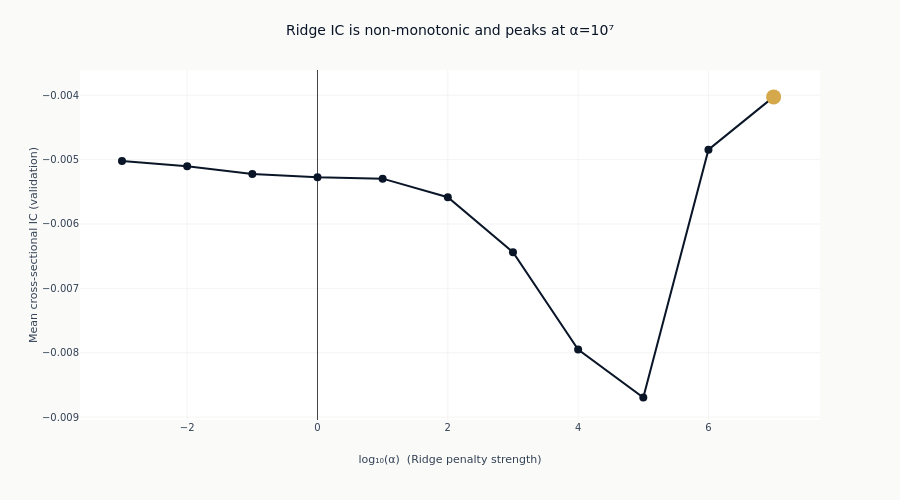

Here is the notebook cell this chart was saved with:
### Code cell
_ridge_steps = np.diff(_ridge_ic)
if np.all(_ridge_steps >= 0):
    _ridge_title = (
        f"Ridge IC rises with shrinkage and peaks at α=10{str(_peak_exp).translate(_SUP)}"
    )
elif np.all(_ridge_steps <= 0):
    _ridge_title = (
        f"Ridge IC falls with shrinkage and peaks at α=10{str(_peak_exp).translate(_SUP)}"
    )
else:
    _ridge_title = f"Ridge IC is non-monotonic and peaks at α=10{str(_peak_exp).translate(_SUP)}"
fig_alpha.update_layout(
    title=_ridge_title,
    template="ml4t",
    height=500,
    width=900,
    showlegend=False,
    margin=dict(t=70),
)
fig_alpha.update_xaxes(title_text="log₁₀(α)  (Ridge penalty strength)")
fig_alpha.update_yaxes(title_text="Mean cross-sectional IC (validation)", zeroline=True)
fig_alpha.show()

### Figure 1 — Plotly figure (JSON) as saved in the notebook; plotly's stock layout.template omitted (floating-point values rounded to 4 significant figures)
{"data": [{"line": {"color": "#0a1628", "width": 2}, "marker": {"color": "#0a1628", "size": 8}, "mode": "lines+markers", "name": "Ridge IC", "type": "scatter", "x": [-3.0, -2.0, -1.0, 0.0, 1.0, 2.0, 3.0, 4.0, 5.0, 6.0, 7.0], "y": [-0.005022, -0.005105, -0.005225, -0.005273, -0.005296, -0.005585, -0.00644, -0.007951, -0.008696, -0.004845, -0.004026]}, {"marker": {"color": "#D4A84B", "size": 15}, "mode": "markers", "showlegend": false, "type": "scatter", "x": [7.0], "y": [-0.004026]}], "layout": {"height": 500, "margin": {"t": 70}, "showlegend": false, "title": {"text": "Ridge IC is non-monotonic and peaks at α=10⁷"}, "width": 900, "xaxis": {"title": {"text": "log₁₀(α)  (Ridge penalty strength)"}}, "yaxis": {"title": {"text": "Mean cross-sectional IC (validation)"}, "zeroline": true}}}
